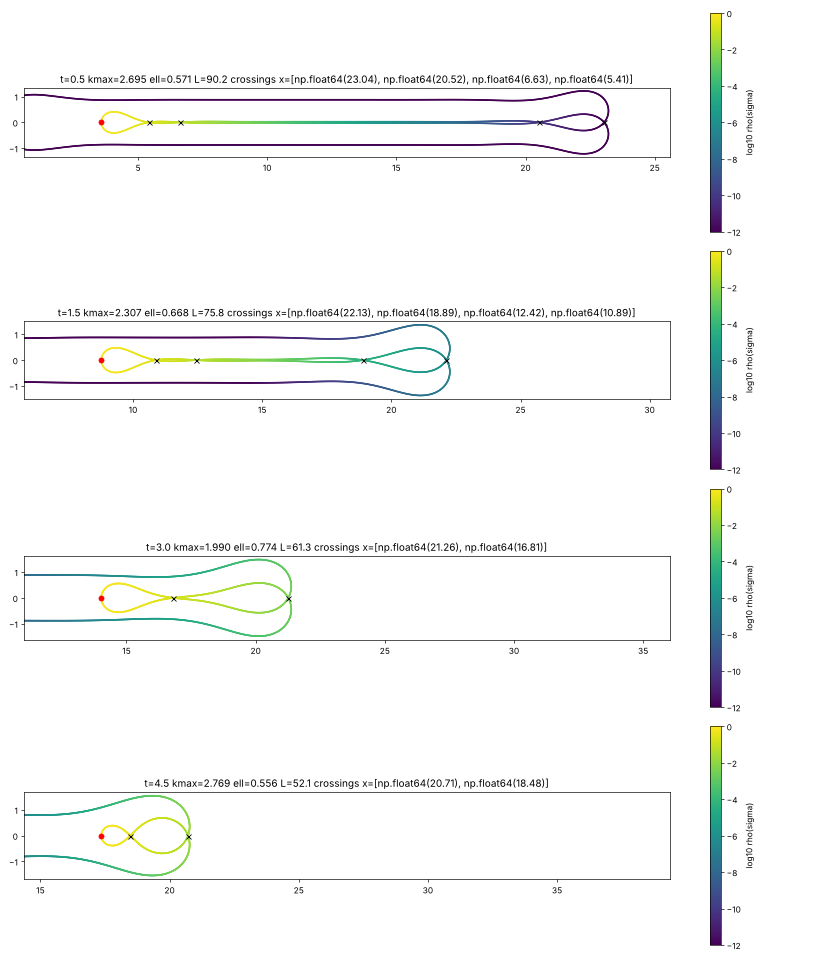

Write Python code to recreate this figure.
import sys, numpy as np
sys.dont_write_bytecode=True
from run2 import *
from cross import ncross_general
import matplotlib; matplotlib.use('Agg'); import matplotlib.pyplot as plt
ts=['0.5','1.5','3.0','4.5']
fig,ax=plt.subplots(4,1,figsize=(14,16))
for a,t in zip(ax,ts):
    S=load_state(f'{OUT}/state_t{t}.npz'); al,th,Z,clo=S.curve(4); N=len(al)
    ell=1.5398/S.kmax(); tip=Z[N//2]
    c,pts=ncross_general(S)
    # colour by sigma from tip (arclength/ell) along both strands
    sig=np.abs(al-np.pi)*S.L/(2*np.pi)/ell
    sc=a.scatter(Z.real,Z.imag,c=np.log10(np.exp(-0.25*(1+sig**2)**(2/3))+1e-300),s=1,cmap='viridis',vmin=-12,vmax=0)
    a.plot(tip.real,tip.imag,'ro'); 
    for p in pts: a.plot(p.real,p.imag,'kx')
    a.set_title(f't={t} kmax={S.kmax():.3f} ell={ell:.3f} L={S.L:.1f} crossings x={[round(p.real,2) for p in pts]}'); a.set_aspect('equal'); a.set_xlim(tip.real-3,tip.real+22)
    plt.colorbar(sc,ax=a,label='log10 rho(sigma)')
plt.tight_layout(); plt.savefig('geomzoom.png',dpi=60)
